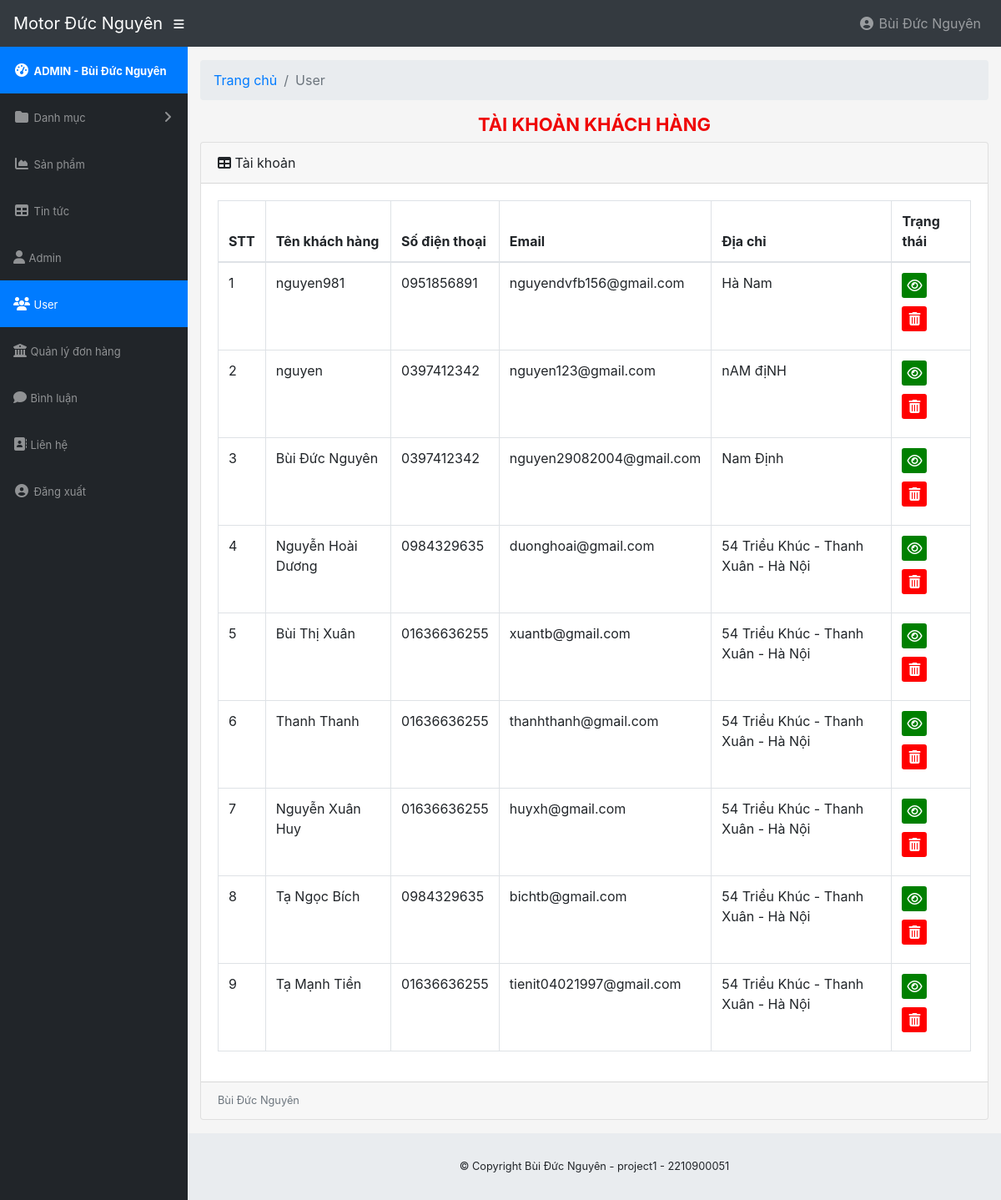
/admin/modules/user/index.php (signed in), run on the app's committed database.
### tables this page shows
CREATE TABLE `users` (
  `id` int(11) NOT NULL,
  `name` varchar(100) DEFAULT NULL,
  `email` varchar(100) DEFAULT NULL,
  `phone` char(15) DEFAULT NULL,
  `address` varchar(100) DEFAULT NULL,
  `password` varchar(100) DEFAULT NULL,
  `avatar` varchar(100) DEFAULT NULL,
  `status` tinyint(4) DEFAULT 1,
  `token` varchar(100) DEFAULT NULL,
  `created_at` timestamp NULL DEFAULT current_timestamp(),
  `updated_at` timestamp NULL DEFAULT current_timestamp() ON UPDATE current_timestamp()
);

### libraries/Database.php (called while the page is built, shortened)
<?php
class Database
{
    public $link;
    public function __construct()
    {
        $this->link = mysqli_connect("localhost","root","","storemotor") or die ();
        mysqli_set_charset($this->link,"utf8");
    }
    public function fetchsql( $sql )
    {
        $result = mysqli_query($this->link,$sql) or die("Lỗi  truy vấn sql " .mysqli_error($this->link));
        $data = [];
        if( $result)
        {
            while ($num = mysqli_fetch_assoc($result))
            {
                $data[] = $num;
            }
        }
        return $data;
    }
}
?>

### admin/autoload/autoload.php (called while the page is built, shortened)
<?php
require_once  __DIR__."/../../libraries/Database.php";
$db = new Database;
?>

### admin/modules/user/index.php (the view, shortened to what this page needs)
<?php
require_once __DIR__."/../../autoload/autoload.php";
$sql = "SELECT * FROM users ORDER BY id DESC";
$user = $db->fetchsql($sql);
?>
<?php require_once __DIR__."/../../layouts/header.php"; ?>
    <div class="container-fluid">
        <ol class="breadcrumb">
            <li class="breadcrumb-item">
                <a href="#">Trang chủ</a>
            </li>
            <li class="breadcrumb-item active">User</li>
        </ol>
        <div class="admin-title-top">
            <h1>Tài khoản khách hàng</h1>
        </div>
        <div class="admin-content">
            <div class="card mb-3">
                <div class="card-header">
                    <i class="fas fa-table"></i>
                    Tài khoản</div>
                <div class="card-body">
                    <div class="table-responsive">
                        <table class="table table-bordered" id="dataTable" width="100%" cellspacing="0">
                            <thead>
                            <tr>
                                <th>STT</th>
                                <th>Tên khách hàng</th>
                                <th>Số điện thoại</th>
                                <th>Email</th>
                                <th>Địa chỉ</th>
                                <th>Trạng thái</th>
                            </tr>
                            </thead>
                            <tbody>
                            <?php $stt = 1; foreach ($user as $item): ?>
                                <tr>
                                    <td><?php echo $stt ?></td>
                                    <td><?php echo $item['name'] ?></td>
                                    <td><?php echo $item['phone'] ?></td>
                                    <td><?php echo $item['email'] ?></td>
                                    <td><?php echo $item['address'] ?></td>
                                    <td>
                                        <ul class="list-action">
                                            <li class="item-edit">
                                                <a href="view.php?id=<?php echo $item['id'] ?>" title="Xem chi tiết">
                                                    <i class="fa fa-eye"></i>
                                                </a>
                                            </li>
                                            <li class="item-delete">
                                                <a href="delete.php?id=<?php echo $item['id'] ?>" title="Xóa danh mục">
                                                    <i class="fa fa-trash-alt"></i>
                                                </a>
                                            </li>
                                        </ul>
                                    </td>
                                </tr>
                                <?php $stt++ ; endforeach ?>
                            </tbody>
                        </table>
                    </div>
                </div>
                <div class="card-footer small text-muted">Bùi Đức Nguyên</div>
            </div>
        </div>
    </div>
<?php require_once __DIR__."/../../layouts/footer.php"; ?>

### public/admin/css/style-admin.css (style rules this page uses)
li { list-style: none; }
a, a:hover { text-decoration: none; }
.admin-title-top h1 { text-align: center; font-size: 22px; text-transform: uppercase; font-weight: bold; color: #ef0606; }
.list-action { margin: 0; padding: 0; }
.list-action li { display: inline-block; width: 30px; height: 30px; background: red; border-radius: 3px; text-align: center; line-height: 30px; margin-right: 10px; margin-bottom: 10px; }
.list-action li a { color: #fff; }
.item-edit { background: green !important; }

### data on the page
users: name "nguyen981", phone "0951856891", email "nguyendvfb156@gmail.com", address "Hà Nam"
users: name "nguyen", phone "0397412342", email "nguyen123@gmail.com", address "nAM địNH"
users: name "Bùi Đức Nguyên", phone "0397412342", email "nguyen29082004@gmail.com", address "Nam Định"
users: name "Nguyễn Hoài Dương", phone "0984329635", email "duonghoai@gmail.com", address "54 Triều Khúc - Thanh Xuân - Hà Nội"
users: name "Bùi Thị Xuân", phone "01636636255", email "xuantb@gmail.com", address "54 Triều Khúc - Thanh Xuân - Hà Nội"
users: name "Thanh Thanh", phone "01636636255", email "thanhthanh@gmail.com", address "54 Triều Khúc - Thanh Xuân - Hà Nội"
users: name "Nguyễn Xuân Huy", phone "01636636255", email "huyxh@gmail.com", address "54 Triều Khúc - Thanh Xuân - Hà Nội"
users: name "Tạ Ngọc Bích", phone "0984329635", email "bichtb@gmail.com", address "54 Triều Khúc - Thanh Xuân - Hà Nội"
users: name "Tạ Mạnh Tiền", phone "01636636255", email "tienit04021997@gmail.com", address "54 Triều Khúc - Thanh Xuân - Hà Nội"

### other printed values
$_SESSION['admin_name'] "Bùi Đức Nguyên"
